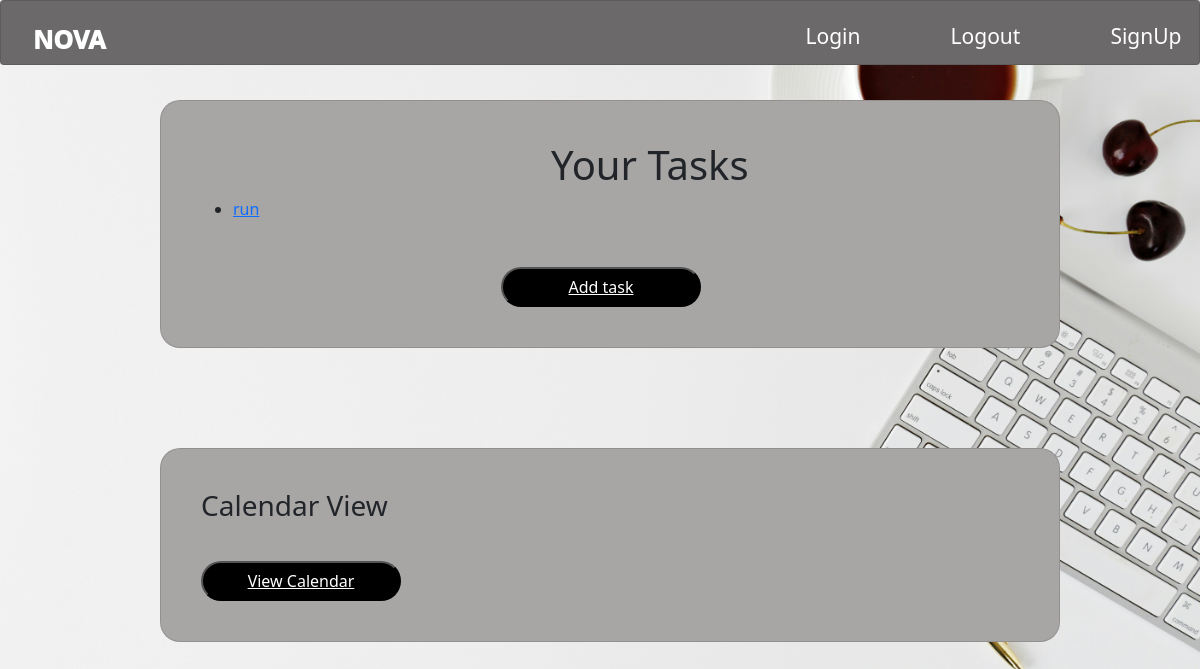
The page /tasks/ on the database as committed earlier.
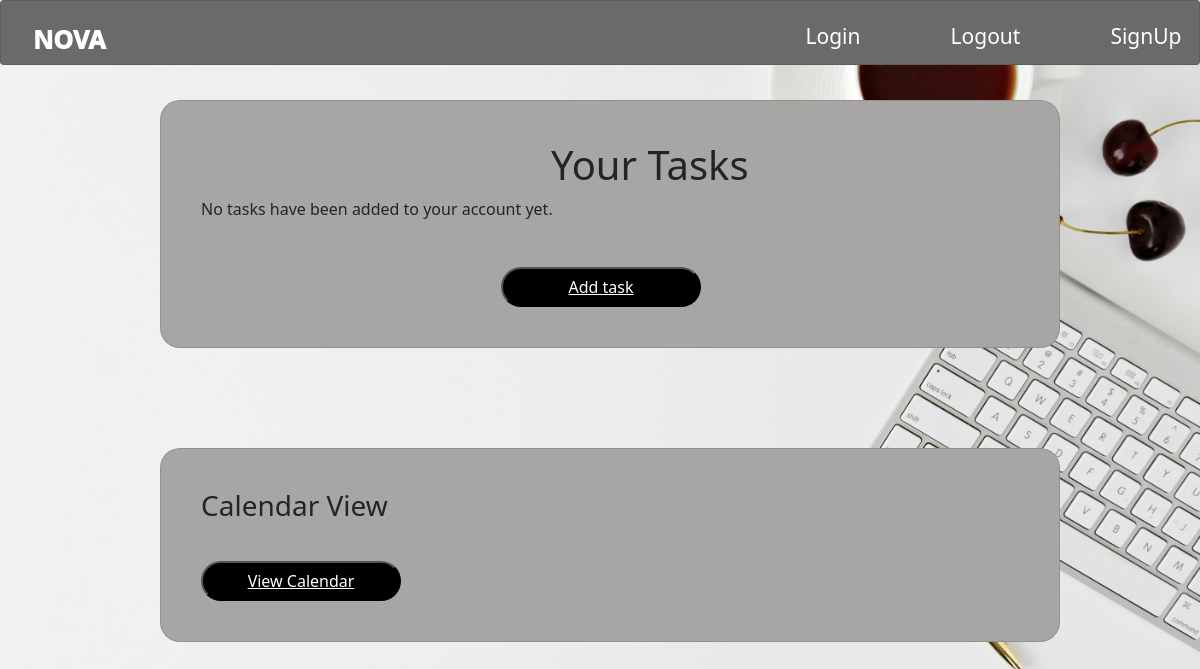
The same page on the database as committed later.
### taskmanagement_app/models.py (models this page shows)
class Tasks(models.Model):
    title = models.CharField(max_length=200)
    date_assigned = models.DateField(auto_now_add=True)
    deadline = models.DateField()
    description = models.TextField(max_length=200)
    class Meta:
        verbose_name_plural = 'Tasks'
    def __str__(self):
        return self.title

### taskmanagement_app/views.py (the view)
# urls.py: path('tasks/', views.tasks, name='tasks'),
def tasks(request):
    tasks = Tasks.objects.all()
    context = {'tasks' : tasks}
    return render(request,'taskmanagement_app/tasks.html', context)

### taskmanagement_app/templates/taskmanagement_app/tasks.html
{% extends 'taskmanagement_app/base.html' %}
{% block content %}
    <div class="card" id="card1">
      <h1 class="card-headers">Your Tasks</h1>
      {% for task in tasks %}
        <ul>
            <li><a href="{% url 'taskmanagement_app:task' task.id%}">{{task}}</a></li>
        </ul>
      {% empty %}
        <p>No tasks have been added to your account yet.</p>
      {% endfor %}
        <button class="button" id="add-task-button"><a href="{% url 'taskmanagement_app:addtask' %}">Add task</a></button>
    </div>
    <div class="card" id="card1">
        <h3>Calendar View</h3>
        <button class="button" ><a href="{% url 'taskmanagement_app:calendarview' %}">View Calendar</a></button>
    </div>
{% endblock content %}

### taskmanagement_app/templates/taskmanagement_app/base.html (shortened to what this page needs)
{% load static %}
<!DOCTYPE html>
<html lang="en">
  <head>
    <link href="https://cdn.jsdelivr.net/npm/bootstrap@5.0.2/dist/css/bootstrap.min.css" rel="stylesheet">
    <link href="{% static 'taskmanagement_app/css/styles.css'%}" rel="stylesheet">
    <link href="https://cdn.jsdelivr.net" rel="stylesheet">
  </head>
  <body>
    <header class="card" id="nav">
        <nav>
            <ul>
                <li>
                    <a href="{% url 'taskmanagement_app:home' %}" id="Nova-h1">NOVA</a>
                </li>
                <li>
                    <a href="#">Login</a>
                </li>
                <li>
                    <a href="#">Logout</a>
                </li>
                <li>
                    <a href="#">SignUp</a>
                </li>
            </ul>
        </nav>
    </header>
    {% block content %}{% endblock content %}
  </body>
</html>

### taskmanagement_app/static/taskmanagement_app/css/styles.css (style rules this page uses)
body, html { margin: 0; padding: 0; }
body { background-image: url("../images/download.jpg"); background-size: cover; background-repeat: no-repeat; background-attachment: fixed; background-position: center center; }
header { display: flex; flex-direction: row; }
h1 { display: inline; }
nav ul { margin-top: 20px; display: flex; flex-direction: row; list-style: none; }
nav li { float: left; }
nav li a { color:white; margin-right: 90px; font-size: 21px; font-weight:400; text-decoration: none; }
.button { background-color: black; margin-top: 10px; color: white; border-radius: 20px; height: 40px; width: 200px; }
button a { color: white; }
.button { margin-top: 30px; background-color: black; color: white; border-radius: 20px; height: 40px; width: 200px; }
#card1 { background-color: rgb(168, 165, 165); padding: 40px; width: 900px; border-radius: 20px; margin-top: 100px; margin-left: 160px; }
#Nova-h1 { margin-left: 0px; margin-right: 700px; font-size: 25px; font-weight: 1000; }
#nav { background-color:rgb(107, 105, 105); height: 65px; position: fixed; top: 0; left: 0; width: 100%; z-index: 1000; }
#add-task-button { margin-top: 30px; margin-left: 300px; }
.card-headers { margin-left: 350px; }

Rows that differ between the two databases and show on the page:
removed Tasks: title "run"
Other text that changed with them:
text now shown: "No tasks have been added to your account yet."
